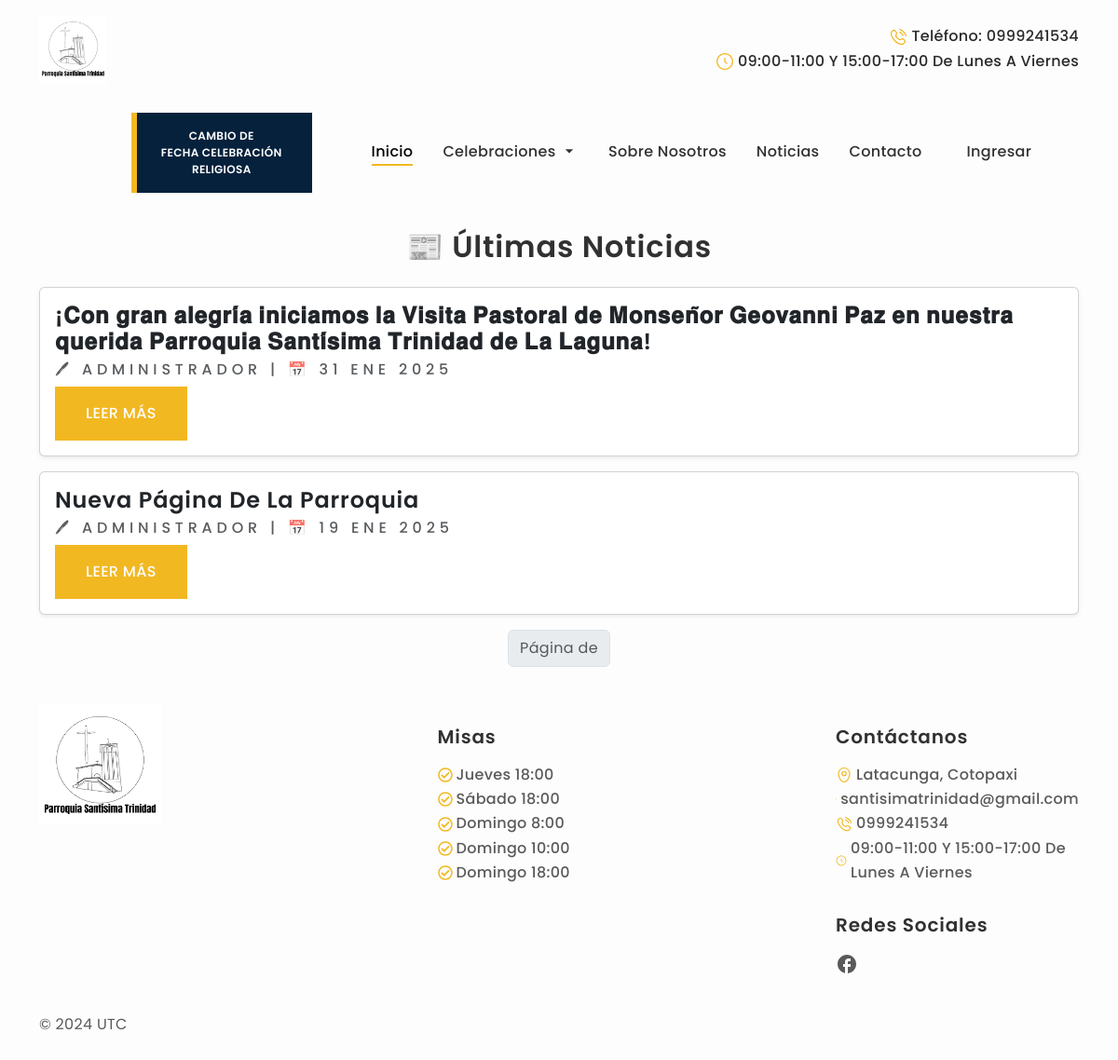
Page /news/ on the committed database.
### Apps/web/models.py (models this page shows, shortened)
class Noticia(models.Model):
    id = models.AutoField(primary_key=True)
    titulo = models.CharField(max_length=100)
    contenido = models.TextField()
    fecha = models.DateTimeField(auto_now_add=True)
    autor = models.ForeignKey(User, on_delete=models.DO_NOTHING)

### Apps/web/views.py (the view, shortened to what this page needs)
# urls.py: path('news/', views.news ),
def news(request):
    noticias = Noticia.objects.all().order_by('-fecha')  # Ordenar por la más reciente
    paginator = Paginator(noticias, 5)  # 5 noticias por página
    page_number = request.GET.get('page')
    page_obj = paginator.get_page(page_number)
    context = {
        'noticias': page_obj
    }
    return render(request, 'noticias.html', context)

### Apps/web/templates/noticias.html (shortened to what this page needs)
{% extends 'base.html' %}
{% block body %}
{% if user.is_superuser %}
<center>
  <h1 class="h1">Nueva Noticia</h1>
</center>
<div class="container-lg d-flex justify-content-center">
  <form method="post" name="noticiaform" class="w-100">
    {% csrf_token %}
    <div class="row d-flex justify-content-center">
      <input type="text" class="form-control col-12 col-md-6" name="titulo" placeholder="Título" required value="{{n.titulo}}">
    </div>
    <div class="row d-flex justify-content-center">
      <textarea id="summernote" name="detalle" class="col-12 col-md-6" required>{{n.contenido}}</textarea>
    </div>
    <button type="submit" class="btn btn-success mt-3">Guardar</button>
  </form>
</div>
<div class="container-lg d-flex justify-content-center">
  <div class="table-responsive">
<div class="table-responsive">
  <table class="table table-striped table-bordered table-hover">
    <thead>
      <tr>
        <th>Título</th>
        <th>Contenido</th>
        <th>Fecha de subida</th>
        <th>Autor</th>
        <th>Acciones</th>
      </tr>
    </thead>
    <tbody>
      {% for n in noticias %}
        <tr>
          <td style="max-width: 200px; white-space: nowrap; overflow: hidden; text-overflow: ellipsis;">
            {{n.titulo}}
          </td>
          <td style="max-height: 150px; overflow-y: auto; width: 250px;">
            <div class="p-2" style="max-height: 150px; overflow-y: auto; white-space: normal;">
              {{n.contenido|safe}}
            </div>
          </td>
          <td>{{n.fecha}}</td>
          <td>{{n.autor}}</td>
          <td>
            <a href="/new/edit/{{n.id}}" class="btn btn-warning btn-sm">Editar</a>
            <form action="/new/delete/{{n.id}}" method="post" class="d-inline">
              {% csrf_token %}
              <button type="submit" class="btn btn-danger btn-sm" onclick="return confirm('¿Seguro que quieres eliminar esta noticia?')">Eliminar</button>
            </form>
          </td>
        </tr>
      {% endfor %}
    </tbody>
  </table>
</div>
  </div>
</div>
<script>
  $(document).ready(function() {
    $('#summernote').summernote({
      placeholder: 'Escribe aquí tu noticia',
      tabsize: 2,
      height: 500,
      lang: 'es-ES',
      callbacks: {
        onImageUpload: function(files) {
          var editor = $(this);
          var file = files[0];
          var reader = new FileReader();
          reader.onload = function (e) {
            var image = $('<img>').attr('src', e.target.result);
            image.addClass('img-fluid');
            editor.summernote('insertNode', image[0]);
          };
          reader.readAsDataURL(file);
        }
      }
    });
  });
</script>
{% else %}
<div class="container mt-4">
  <h2 class="text-center mb-4">📰 Últimas Noticias</h2>
  {% for noticia in noticias %}
      <div class="card mb-3 shadow-sm">
          <div class="card-body">
              <h4 class="card-title">{{ noticia.titulo }}</h4>
              <h6 class="text-muted">🖊 {{ noticia.autor }} | 📅 {{ noticia.fecha|date:"d M Y" }}</h6>
              <a href="/new/{{noticia.id}}" class="btn btn-primary">Leer más</a>
          </div>
      </div>
  {% empty %}
      <p class="text-center">No hay noticias disponibles.</p>
  {% endfor %}
  <nav>
      <ul class="pagination justify-content-center">
          <li class="page-item disabled">
              <span class="page-link">Página {{ page_obj.number }} de {{ page_obj.paginator.num_pages }}</span>
          </li>
      </ul>
  </nav>
</div>
{% endif %}
{% endblock  %}

### static/style.css (style rules this page uses)
:root { --primary-color: #F2B821; --secondary-color: #05213C; --black-color: #292929; --light-black-color: #343536; --dark-color: #313131; --body-color: #5A5A5A; --gray-color: #777F81; --light-color: #fdfdfd; --bs-gray-100: #F6F6F6; --bs-gray-300: #DCDCDC; --bs-primary-text-emphasis: var(--primary-color); --bs-body-color-rgb: 90, 90, 90; --bs-light-rgb: rgba(255, 255, 255, 1); --bs-dark-rgb: 41, 41, 41; --bs-primary-rgb: 178, 142, 113; }
:root { --heading-font: "Poppins", sans-serif; --body-font: "Poppins", sans-serif; }
*, *::before, *::after { -webkit-box-sizing: border-box; -moz-box-sizing: border-box; box-sizing: border-box; }
html { box-sizing: border-box; }
body { background-color: var(--light-color); font-family: var(--body-font); font-size: 16px; font-weight: 400; line-height: 164%; letter-spacing: 0.32px; color: var(--body-color); margin: 0; }
a { color: inherit; text-decoration: none; transition: 0.3s ease-in-out; }
h1, h2, h3, h4, h5, h6 { color: var(--dark-color); font-family: var(--heading-font); text-transform: capitalize; font-weight: 600; letter-spacing: 0.84px; line-height: 115%; }
h6 { font-weight: 500; text-transform: uppercase; letter-spacing: 0.3rem; }
.btn { --bs-btn-padding-x: 2rem; --bs-btn-padding-y: 1rem; --bs-btn-font-size: 1rem; --bs-btn-font-weight: 500; text-transform: uppercase; border-radius: 0px; transition: all 0.5s ease-in-out; }
.btn-primary { --bs-btn-color: var(--light-color); --bs-btn-bg: var(--primary-color); --bs-btn-border-color: var(--primary-color); --bs-btn-hover-color: var(--light-color); --bs-btn-hover-bg: var(--primary-color); --bs-btn-hover-border-color: var(--primary-color); --bs-btn-focus-shadow-rgb: 49, 132, 253; --bs-btn-active-color: var(--light-color); --bs-btn-active-bg: var(--primary-color); --bs-btn-active-border-color: var(--primary-color); --bs-btn-active-shadow: inset 0 3px 5px rgba(0, 0, 0, 0.125); --bs-btn-disabled-color: var(--light-color); --bs-btn-disabled-bg: var(--primary-color); --bs-btn-disabled-border-color: var(--primary-color); }
.pagination { --bs-pagination-color: var(--black-color); --bs-pagination-hover-color: #fff; --bs-pagination-hover-bg: var(--primary-color); --bs-pagination-hover-border-color: var(--primary-color); --bs-pagination-focus-color: #fff; --bs-pagination-focus-bg: var(--primary-color); --bs-pagination-focus-box-shadow: none; --bs-pagination-active-bg: var(--primary-color); --bs-pagination-active-border-color: var(--primary-color); }

### rows in the picture
Noticia: titulo "¡𝐂𝐨𝐧 𝐠𝐫𝐚𝐧 𝐚𝐥𝐞𝐠𝐫𝐢́𝐚 𝐢𝐧𝐢𝐜𝐢𝐚𝐦𝐨𝐬 𝐥𝐚 𝐕𝐢𝐬𝐢𝐭𝐚 𝐏𝐚𝐬𝐭𝐨𝐫𝐚𝐥 𝐝𝐞 𝐌𝐨𝐧𝐬𝐞𝐧̃𝐨𝐫 𝐆𝐞𝐨𝐯𝐚𝐧𝐧𝐢 𝐏𝐚𝐳 𝐞𝐧 𝐧𝐮𝐞𝐬𝐭𝐫𝐚 𝐪𝐮𝐞𝐫𝐢𝐝𝐚 𝐏𝐚𝐫𝐫𝐨𝐪𝐮𝐢𝐚 𝐒𝐚𝐧𝐭𝐢́𝐬𝐢𝐦𝐚 𝐓𝐫𝐢𝐧𝐢𝐝𝐚𝐝 𝐝𝐞 𝐋𝐚 𝐋𝐚𝐠𝐮𝐧𝐚!", autor "ADMINISTRADOR", fecha "31 ENE 2025"
Noticia: titulo "Nueva Página De La Parroquia", autor "ADMINISTRADOR", fecha "19 ENE 2025"
